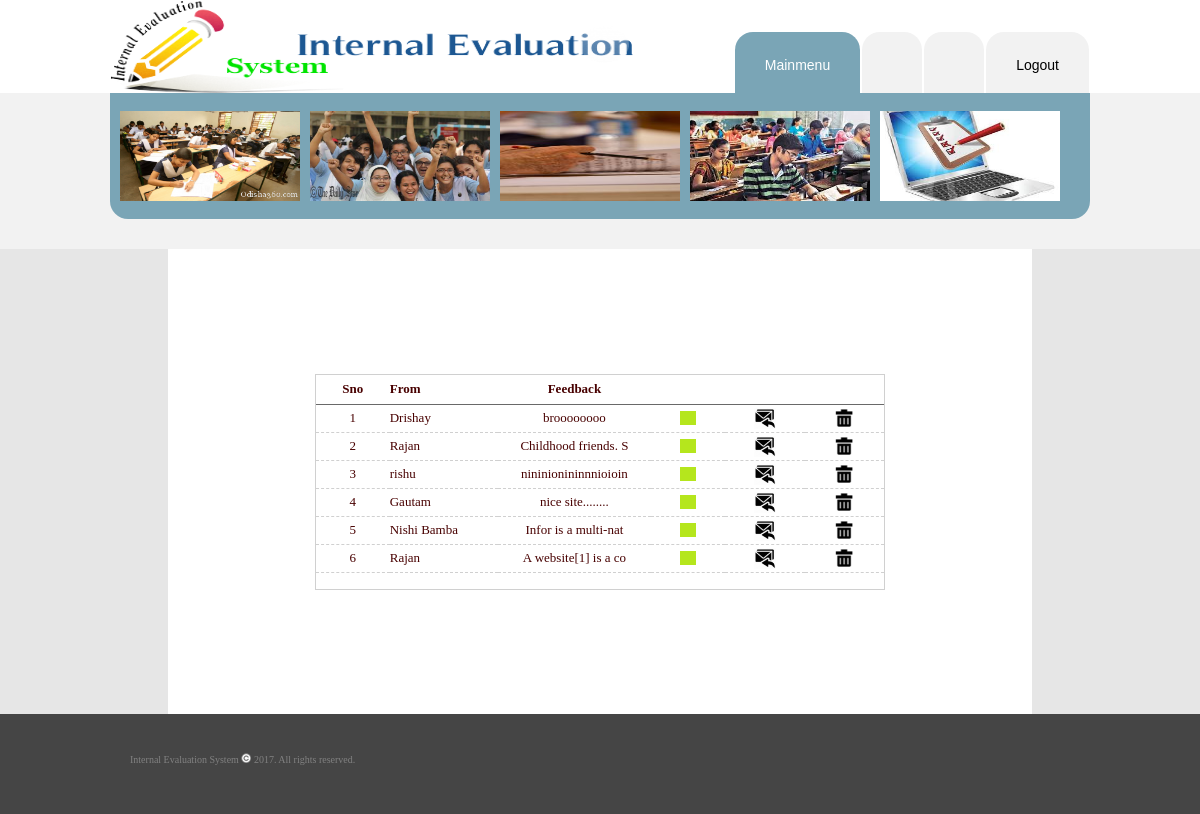
Screenshot of /danish/feedback_manage.php (signed in) with the database file from the repository.
### tables this page shows
CREATE TABLE IF NOT EXISTS `feedback` (
  `feedbackid` varchar(50) NOT NULL,
  `fromuser` varchar(50) NOT NULL,
  `feedback` text NOT NULL,
  `reply` text NOT NULL,
  `dateofreply` varchar(20) NOT NULL,
  `status` varchar(1) NOT NULL DEFAULT 'T',
  `date` varchar(20) NOT NULL
);

### danish/feedback_manage.php (the view, shortened to what this page needs)
<?php
include("cont.php");
$p="select * from feedback";
$qry=mysqli_query($con,$p);
include("admintop.php");
?>
<div align="center">
  <center>
  <table border="0" cellpadding="0" cellspacing="0" class="bkwhite" width="72%" height="300">
    <tr>
      <td width="100%" height="465">
      <div align="center">
        <center>
        <table border="0" cellpadding="0" cellspacing="0" class="tbl" width="66%" height="74">
          <tr>
            <td width="13%" height="29" class="border_grn"> <center> <b>Sno</b> </center> </td>
            <td width="19%" height="29" class="border_grn"> <b>From </b></td>
            <td width="27%" height="29" class="border_grn"><center> <b>Feedback </b></center></td>
            <td width="13%" height="29" class="border_grn"> </td>
            <td width="14%" height="29" class="border_grn"> </td>
            <td width="14%" height="29" class="border_grn"> </td>
          </tr>
    <?php
  $a=1;
  while($res=mysqli_fetch_row($qry))
  {
  if($res[5]=="T")
  {
  $status="F";
  $imgname="on.png";
  }
  else
  {
  $status="T";
  $imgname="off.png";
  }
  $f=substr($res[2],0,20);
  ?>
          <tr>
            <td width="13%" height="27" class="border_btm">  <center><?=$a?></center> </td>
            <td width="19%" height="27" class="border_btm"><?=$res[1]?></td>
            <td width="27%" height="27" class="border_btm"><center><?=$f?></center></td>
            <td width="13%" height="27" class="border_btm"><center>
            <a href="feedback_status.php?sid=<?=$res[0]?>&status=<?=$status?>">  <img border="0" src="images/<?=$imgname?>" width="16" height="14"><a/></center>
            </td>
            <td width="14%" height="27" class="border_btm">
            <center>  <a href="feedback_reply.php?sid=<?=$res[0]?>">        <img border="0" src="images/reply.png" width="22" height="21"></a></center>
            </td>
            <td width="14%" height="27" class="border_btm"><center>
   <a href="feedback_delete.php?sid=<?=$res[0]?>"> <img border="0" src="images/drop.png" width="18" height="18"></a> </center>
            </td>
          </tr>
           <?php
  $a++;
  }
  ?>
          <tr>
            <td width="13%" height="16"></td>
            <td width="19%" height="16"></td>
            <td width="27%" height="16"></td>
            <td width="13%" height="16"></td>
            <td width="14%" height="16"></td>
            <td width="14%" height="16"></td>
          </tr>
        </table>
        </center>
      </div>
      </td>
    </tr>
  </table>
  </center>
</div>
<?php
include("bottom.php");
?>

### danish/admintop.php (shortened to what this page needs)
<!DOCTYPE HTML PUBLIC "-//W3C//DTD HTML 4.01 Transitional//EN" "http://www.w3c.org/TR/1999/REC-html401-19991224/loose.dtd">
<!DOCTYPE html PUBLIC "-//W3C//DTD XHTML 1.0 Transitional//EN" "http://www.w3.org/TR/xhtml1/DTD/xhtml1-transitional.dtd"><HTML
xmlns="http://www.w3.org/1999/xhtml"><HEAD><META content="IE=11.0000"
<LINK href="images/stylesheet.css"
rel="stylesheet" type="text/css">
</HEAD>
<BODY>
<TABLE width="100%" border="0" cellspacing="0" cellpadding="0">
  <TBODY>
  <TR>
    <TD class="bannerbackground">
      <TABLE width="100%" class="tablewidth" border="0" cellspacing="0"
      cellpadding="0" height="93">
        <TBODY>
        <TR>
          <TD width="45%"  height="93">
          <img border="0" src="images/banner.png" width="524" height="92"> </TD>
          <TD width="55%" class="nav1background" valign="bottom" height="93">
          <A class="nav1active"
            href="modules.php"
            target="_self">Mainmenu</A><A class="nav1" href="modules.php"
            target="_self"></A><A class="nav1" href="modules.php"
            target="_self"></A><A class="nav1" href="logout.php"
            target="_self">Logout</A></TD></TR></TBODY></TABLE></TD></TR></TBODY></TABLE>
<TABLE width="100%" border="0" cellspacing="0" cellpadding="0">
  <TBODY>
  <TR>
    <TD>
      <TABLE width="100%" class="tablewidth" border="0" cellspacing="0"
      cellpadding="0">
        <TBODY>
        <TR>
          <TD class="banner2">
            <TABLE width="100%" border="0" cellspacing="0" cellpadding="0" height="106">
              <TBODY>
              <TR>
                <TD height="106">
                  <div align="left">
                    <table border="0" cellpadding="0" cellspacing="0" style="border-collapse: collapse" bordercolor="#111111" width="99%" height="81">
                      <tr>
                        <td width="20%" height="81">
                        <div align="center">
                          <center>
                        <table border="0" cellpadding="0" cellspacing="0" style="border-collapse: collapse" bordercolor="#111111" width="100%" height="81">
                          <tr>
                            <td width="100%" height="81">
                            <img border="0" src="images/tikan-300x174.png" width="180" height="90"></td>
                          </tr>
                        </table>
                          </center>
                        </div>
                        </td>
                        <td width="20%" height="81">
                        <div align="center">
                          <center>
                        <table border="0" cellpadding="0" cellspacing="0" style="border-collapse: collapse" bordercolor="#111111" width="100%" height="81">
                          <tr>
                            <td width="100%" height="81">
                            <img border="0" src="images/ssc_exams_standardized.jpg" width="180" height="90"></td>
                          </tr>
                        </table>
                          </center>
                        </div>
                        </td>
                        <td width="20%" height="81">
                        <div align="center">
                          <center>
                        <table border="0" cellpadding="0" cellspacing="0" style="border-collapse: collapse" bordercolor="#111111" width="100%" height="81">
                          <tr>
                            <td width="100%" height="81">
                            <img border="0" src="images/cddcdcd.jpeg" width="180" height="90"></td>
                          </tr>
                        </table>
                          </center>
                        </div>
                        </td>
                        <td width="20%" height="81">
                        <div align="center">
                          <center>
                        <table border="0" cellpadding="0" cellspacing="0" style="border-collapse: collapse" bordercolor="#111111" width="100%" height="81">
                          <tr>
                            <td width="100%" height="81">
                            <img border="0" src="images/images%20(1).jpg" width="180" height="90"></td>
                          </tr>
                        </table>
                          </center>
                        </div>
                        </td>
                        <td width="20%" height="81">
                        <div align="center">
                          <center>
                        <table border="0" cellpadding="0" cellspacing="0" style="border-collapse: collapse" bordercolor="#111111" width="100%" height="80">
                          <tr>
                            <td width="100%" height="80">
                            <img border="0" src="images/images%20(2).jpg" width="180" height="90"></td>
                          </tr>
                        </table>
                          </center>
                        </div>
                        </td>
                      </tr>
                    </table>
                  </div>
                </TD></TR></TBODY></TABLE></TD></TR></TBODY></TABLE></TD></TR></TBODY></TABLE>
<TABLE width="100%" border="0" cellspacing="0" cellpadding="0">
  <TBODY>
  <TR>
    <TD class="contentbackground">
      <TABLE width="100%" class="tablewidth" border="0" cellspacing="0"
      cellpadding="15">
        <TBODY>
        <TR>
          <TD>
                  </TD></TR></TBODY></TABLE></TD></TR></TBODY></TABLE>
<TABLE width="100%" border="0" cellspacing="0" cellpadding="0" height="250" >
  <TBODY>
  <TR>
    <TD class="bottom" height="250"  valign="top">

### danish/bottom.php
</TD></TR></TBODY></TABLE>
<TABLE width="100%" border="0" cellspacing="0" cellpadding="0">
  <TBODY>
  <TR>
    <TD class="copyright">
      <TABLE width="100%" class="tablewidth" border="0" cellspacing="0"
      cellpadding="15">
        <TBODY>
        <TR>
          <TD>&nbsp;
          Internal Evaluation System
          <img border="0" src="images/Grey_copyright.svg.png" width="10" height="10">
          2017. All rights reserved.<BR>&nbsp;</TD></TR></TBODY></TABLE></TD></TR></TBODY></TABLE></BODY></HTML>

### danish/images/stylesheet.css (style rules this page uses)
body { margin: 0px; color: rgb(129, 129, 129); font-family: Arial, Helvetica, sans-serif; font-size: 13px; background-color: rgb(242, 242, 242); }
a { color: rgb(0, 0, 0); text-decoration: none; }
.tablewidth { width: 980px; margin-right: auto; margin-left: auto; }
.bannerbackground { margin: 0px; background-color: rgb(255, 255, 255); }
.banner2 { margin: 0px; padding: 10px; border-radius: 0px 0px 18px 18px; height: 100px; background-color: rgb(122, 165, 182); }
.nav1background { text-align: right; }
.nav1active { padding: 25px 30px 20px; border-radius: 18px 18px 0px 0px; height: 56px; color: rgb(255, 255, 255); line-height: 56px; font-family: Arial, Helvetica, sans-serif; font-size: 14px; text-decoration: none; margin-right: 1px; margin-left: 1px; background-color: rgb(122, 165, 182); }
.nav1 { padding: 25px 30px 20px; border-radius: 18px 18px 0px 0px; height: 56px; color: rgb(0, 0, 0); line-height: 56px; font-family: Arial, Helvetica, sans-serif; font-size: 14px; text-decoration: none; margin-right: 1px; margin-left: 1px; background-color: rgb(242, 242, 242); }
.contentbackground { margin: 0px; background-color: rgb(242, 242, 242); }
.bottom { margin: 0px; height: 100px; background-color: rgb(230, 230, 230); }
.copyright { height: 100px; font-family: "Arial Unicode MS"; font-size: 10px; background-color: rgb(69, 69, 69); }
.bkwhite { background:#ffffff; }
.tbl { border: 1px solid #d0d0d0; color: #480000; font-family:Verdana; font-size: 13px; text-align: left; }
.border_grn { border-bottom: 1px solid #696969; }
.border_btm { border-bottom: 1px dashed #d0d0d0; }

### rows the page displays
feedback: fromuser "Drishay", feedback "broooooooo"
feedback: fromuser "Rajan", feedback "Childhood friends. S"
feedback: fromuser "rishu", feedback "nininionininnnioioin"
feedback: fromuser "Gautam", feedback "nice site........"
feedback: fromuser "Nishi Bamba", feedback "Infor is a multi-nat"
feedback: fromuser "Rajan", feedback "A website[1] is a co"
